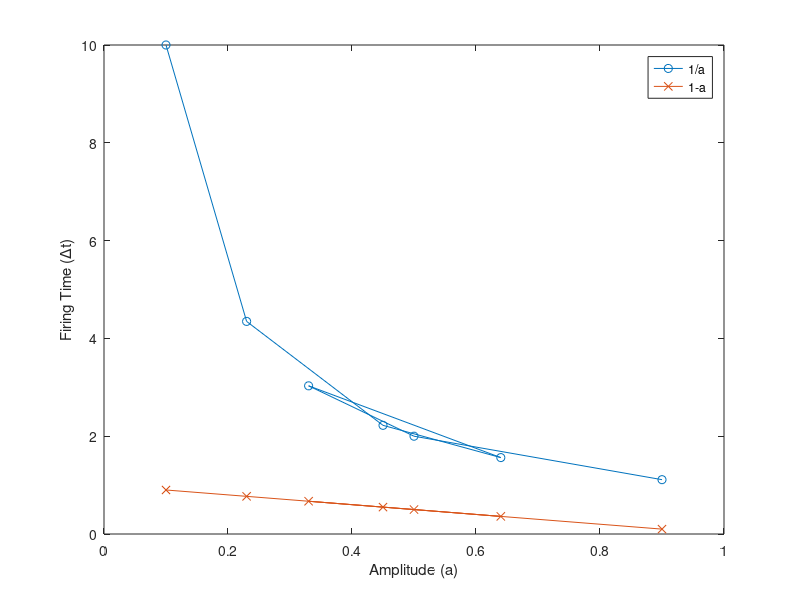

MATLAB code to generate this figure:
% Define the amplitude values
a = [0.1 .23 .45 .64 0.33 0.5 0.9];

% Calculate the firing time using Δt = 1/a
firing_time_inv = 1./a;

% Calculate the firing time using Δt = 1 - a
firing_time_lin = 1 - a;


% Plot the results
figure;
plot(a, firing_time_inv, '-o', 'DisplayName', '1/a');
hold on;
plot(a, firing_time_lin, '-x', 'DisplayName', '1-a');
xlabel('Amplitude (a)');
ylabel('Firing Time (Δt)');
legend();